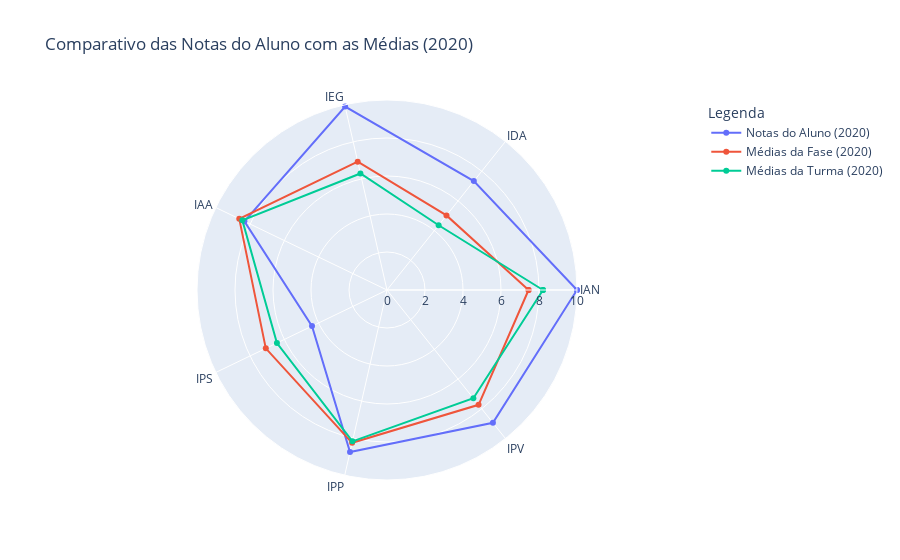
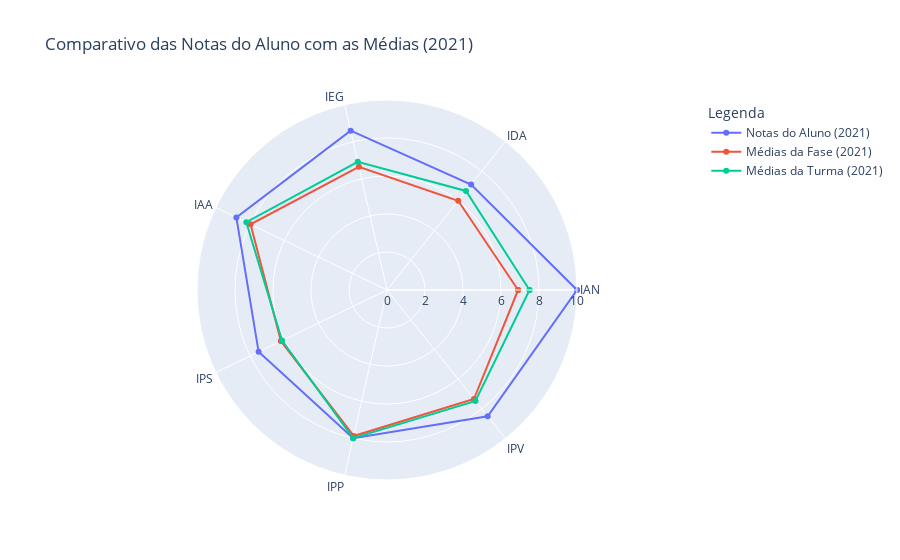
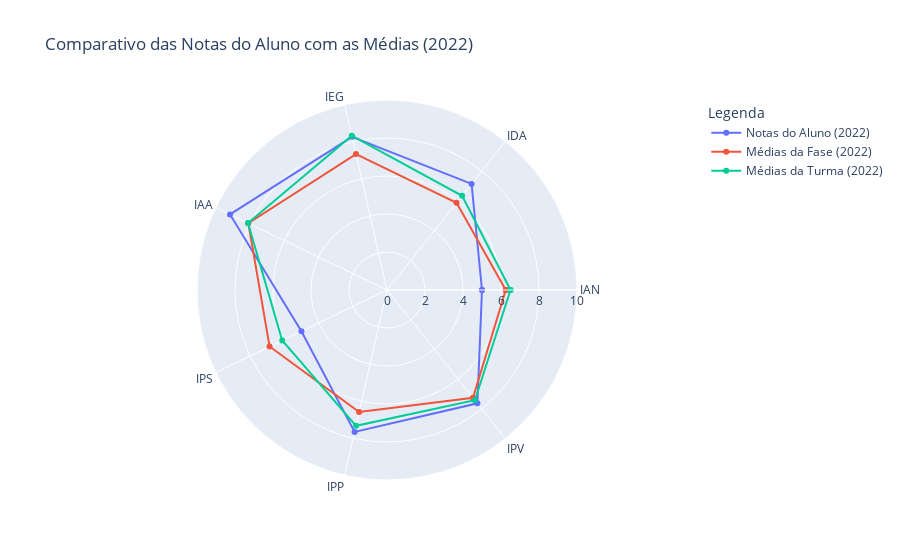

Source (notebook cell) for these figures, in order:
### Code cell
for index, key in enumerate(teste1):
    fig1 = px.line_polar(teste1[key], r="Nota", theta="Indice", color="Legenda",
                        line_close=True, title='Comparativo das Notas do Aluno com as Médias ('+str(key)+')', markers=True, range_r=[0,10],  start_angle=0, direction='counterclockwise')
    fig1.show()

### Figure 1 — Plotly figure (JSON) as saved in the notebook; plotly's stock layout.template omitted (floating-point values rounded to 4 significant figures)
{"data": [{"hovertemplate": "Legenda=Notas do Aluno (2020)<br>Nota=%{r}<br>Indice=%{theta}<extra></extra>", "legendgroup": "Notas do Aluno (2020)", "line": {"color": "#636efa", "dash": "solid"}, "marker": {"symbol": "circle"}, "mode": "lines+markers", "name": "Notas do Aluno (2020)", "r": [10.0, 7.33, 9.9, 8.33, 4.38, 8.75, 8.94, 10.0], "showlegend": true, "subplot": "polar", "theta": ["IAN", "IDA", "IEG", "IAA", "IPS", "IPP", "IPV", "IAN"], "type": "scatterpolar"}, {"hovertemplate": "Legenda=Médias da Fase (2020)<br>Nota=%{r}<br>Indice=%{theta}<extra></extra>", "legendgroup": "Médias da Fase (2020)", "line": {"color": "#EF553B", "dash": "solid"}, "marker": {"symbol": "circle"}, "mode": "lines+markers", "name": "Médias da Fase (2020)", "r": [7.45, 5.02, 6.93, 8.63, 7.08, 8.25, 7.73, 7.45], "showlegend": true, "subplot": "polar", "theta": ["IAN", "IDA", "IEG", "IAA", "IPS", "IPP", "IPV", "IAN"], "type": "scatterpolar"}, {"hovertemplate": "Legenda=Médias da Turma (2020)<br>Nota=%{r}<br>Indice=%{theta}<extra></extra>", "legendgroup": "Médias da Turma (2020)", "line": {"color": "#00cc96", "dash": "solid"}, "marker": {"symbol": "circle"}, "mode": "lines+markers", "name": "Médias da Turma (2020)", "r": [8.21, 4.36, 6.29, 8.45, 6.43, 8.17, 7.29, 8.21], "showlegend": true, "subplot": "polar", "theta": ["IAN", "IDA", "IEG", "IAA", "IPS", "IPP", "IPV", "IAN"], "type": "scatterpolar"}], "layout": {"polar": {"domain": {"x": [0.0, 1.0], "y": [0.0, 1.0]}, "angularaxis": {"direction": "counterclockwise", "rotation": 0}, "radialaxis": {"range": [0, 10]}}, "legend": {"title": {"text": "Legenda"}, "tracegroupgap": 0}, "title": {"text": "Comparativo das Notas do Aluno com as Médias (2020)"}}}

### Figure 2 — Plotly figure (JSON) as saved in the notebook; plotly's stock layout.template omitted (floating-point values rounded to 4 significant figures)
{"data": [{"hovertemplate": "Legenda=Notas do Aluno (2021)<br>Nota=%{r}<br>Indice=%{theta}<extra></extra>", "legendgroup": "Notas do Aluno (2021)", "line": {"color": "#636efa", "dash": "solid"}, "marker": {"symbol": "circle"}, "mode": "lines+markers", "name": "Notas do Aluno (2021)", "r": [10.0, 7.1, 8.6, 8.8, 7.5, 8.0, 8.5, 10.0], "showlegend": true, "subplot": "polar", "theta": ["IAN", "IDA", "IEG", "IAA", "IPS", "IPP", "IPV", "IAN"], "type": "scatterpolar"}, {"hovertemplate": "Legenda=Médias da Fase (2021)<br>Nota=%{r}<br>Indice=%{theta}<extra></extra>", "legendgroup": "Médias da Fase (2021)", "line": {"color": "#EF553B", "dash": "solid"}, "marker": {"symbol": "circle"}, "mode": "lines+markers", "name": "Médias da Fase (2021)", "r": [6.9, 6.01, 6.65, 7.97, 6.2, 7.88, 7.34, 6.9], "showlegend": true, "subplot": "polar", "theta": ["IAN", "IDA", "IEG", "IAA", "IPS", "IPP", "IPV", "IAN"], "type": "scatterpolar"}, {"hovertemplate": "Legenda=Médias da Turma (2021)<br>Nota=%{r}<br>Indice=%{theta}<extra></extra>", "legendgroup": "Médias da Turma (2021)", "line": {"color": "#00cc96", "dash": "solid"}, "marker": {"symbol": "circle"}, "mode": "lines+markers", "name": "Médias da Turma (2021)", "r": [7.5, 6.67, 6.92, 8.22, 6.13, 8.0, 7.47, 7.5], "showlegend": true, "subplot": "polar", "theta": ["IAN", "IDA", "IEG", "IAA", "IPS", "IPP", "IPV", "IAN"], "type": "scatterpolar"}], "layout": {"polar": {"domain": {"x": [0.0, 1.0], "y": [0.0, 1.0]}, "angularaxis": {"direction": "counterclockwise", "rotation": 0}, "radialaxis": {"range": [0, 10]}}, "legend": {"title": {"text": "Legenda"}, "tracegroupgap": 0}, "title": {"text": "Comparativo das Notas do Aluno com as Médias (2021)"}}}

### Figure 3 — Plotly figure (JSON) as saved in the notebook; plotly's stock layout.template omitted (floating-point values rounded to 4 significant figures)
{"data": [{"hovertemplate": "Legenda=Notas do Aluno (2022)<br>Nota=%{r}<br>Indice=%{theta}<extra></extra>", "legendgroup": "Notas do Aluno (2022)", "line": {"color": "#636efa", "dash": "solid"}, "marker": {"symbol": "circle"}, "mode": "lines+markers", "name": "Notas do Aluno (2022)", "r": [5.0, 7.14, 8.27, 9.17, 5.0, 7.66, 7.63, 5.0], "showlegend": true, "subplot": "polar", "theta": ["IAN", "IDA", "IEG", "IAA", "IPS", "IPP", "IPV", "IAN"], "type": "scatterpolar"}, {"hovertemplate": "Legenda=Médias da Fase (2022)<br>Nota=%{r}<br>Indice=%{theta}<extra></extra>", "legendgroup": "Médias da Fase (2022)", "line": {"color": "#EF553B", "dash": "solid"}, "marker": {"symbol": "circle"}, "mode": "lines+markers", "name": "Médias da Fase (2022)", "r": [6.25, 5.87, 7.34, 8.1, 6.86, 6.59, 7.26, 6.25], "showlegend": true, "subplot": "polar", "theta": ["IAN", "IDA", "IEG", "IAA", "IPS", "IPP", "IPV", "IAN"], "type": "scatterpolar"}, {"hovertemplate": "Legenda=Médias da Turma (2022)<br>Nota=%{r}<br>Indice=%{theta}<extra></extra>", "legendgroup": "Médias da Turma (2022)", "line": {"color": "#00cc96", "dash": "solid"}, "marker": {"symbol": "circle"}, "mode": "lines+markers", "name": "Médias da Turma (2022)", "r": [6.5, 6.34, 8.33, 8.12, 6.12, 7.33, 7.42, 6.5], "showlegend": true, "subplot": "polar", "theta": ["IAN", "IDA", "IEG", "IAA", "IPS", "IPP", "IPV", "IAN"], "type": "scatterpolar"}], "layout": {"polar": {"domain": {"x": [0.0, 1.0], "y": [0.0, 1.0]}, "angularaxis": {"direction": "counterclockwise", "rotation": 0}, "radialaxis": {"range": [0, 10]}}, "legend": {"title": {"text": "Legenda"}, "tracegroupgap": 0}, "title": {"text": "Comparativo das Notas do Aluno com as Médias (2022)"}}}
